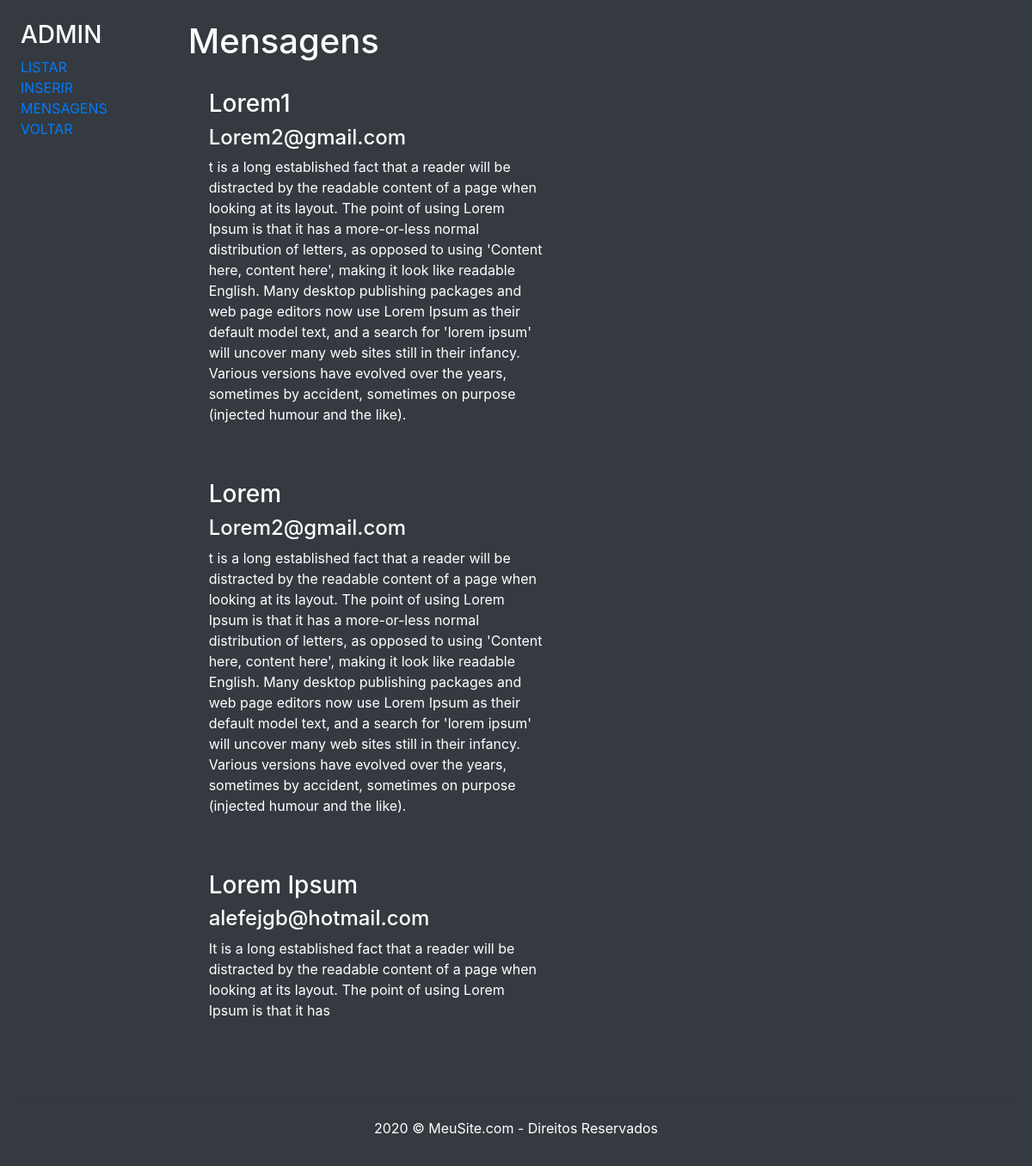
/admin/index.php?pg=email, run on the app's committed database.
### tables this page shows
CREATE TABLE `faleconosco` (
  `nome` varchar(40) NOT NULL,
  `email` varchar(40) NOT NULL,
  `phone` varchar(20) NOT NULL,
  `texto` text NOT NULL,
  `id` int(11) NOT NULL
);

### admin/email.php (the view, shortened to what this page needs)
<h1>Mensagens</h1>
<?php
    $busca = "Select * from faleconosco";
    $todos = mysqli_query($conexao, $busca);
?>
<?php while($dados = mysqli_fetch_array($todos)) {?>
    <div class="row align-items-center p-4">
            <div class="col-6">
                <h3><?=$dados['nome']?></h3>
                <h4><?=$dados['email']?></h4>
    	        <p><?=$dados['texto']?></p>
            </div>
        </div>
<?php } ?>

### data on the page
faleconosco: nome "Lorem1", email "Lorem2@gmail.com", texto "t is a long established fact that a reader will be distracted by the readable content of a page when looking at its layout. The point of using Lorem Ipsum is that it has a more-or-less normal distribution of letters, as opposed to using 'Content here, content here', making it look like readable English. Many desktop publishing packages and web page editors now use Lorem Ipsum as their default model text, and a search for 'lorem ipsum' will uncover many web sites still in their infancy. Various versions have evolved over the years, sometimes by accident, sometimes on purpose (injected humour and the like)."
faleconosco: nome "Lorem", email "Lorem2@gmail.com", texto "t is a long established fact that a reader will be distracted by the readable content of a page when looking at its layout. The point of using Lorem Ipsum is that it has a more-or-less normal distribution of letters, as opposed to using 'Content here, content here', making it look like readable English. Many desktop publishing packages and web page editors now use Lorem Ipsum as their default model text, and a search for 'lorem ipsum' will uncover many web sites still in their infancy. Various versions have evolved over the years, sometimes by accident, sometimes on purpose (injected humour and the like)."
faleconosco: nome "Lorem Ipsum", email "alefejgb@hotmail.com", texto "It is a long established fact that a reader will be distracted by the readable content of a page when looking at its layout. The point of using Lorem Ipsum is that it has"
